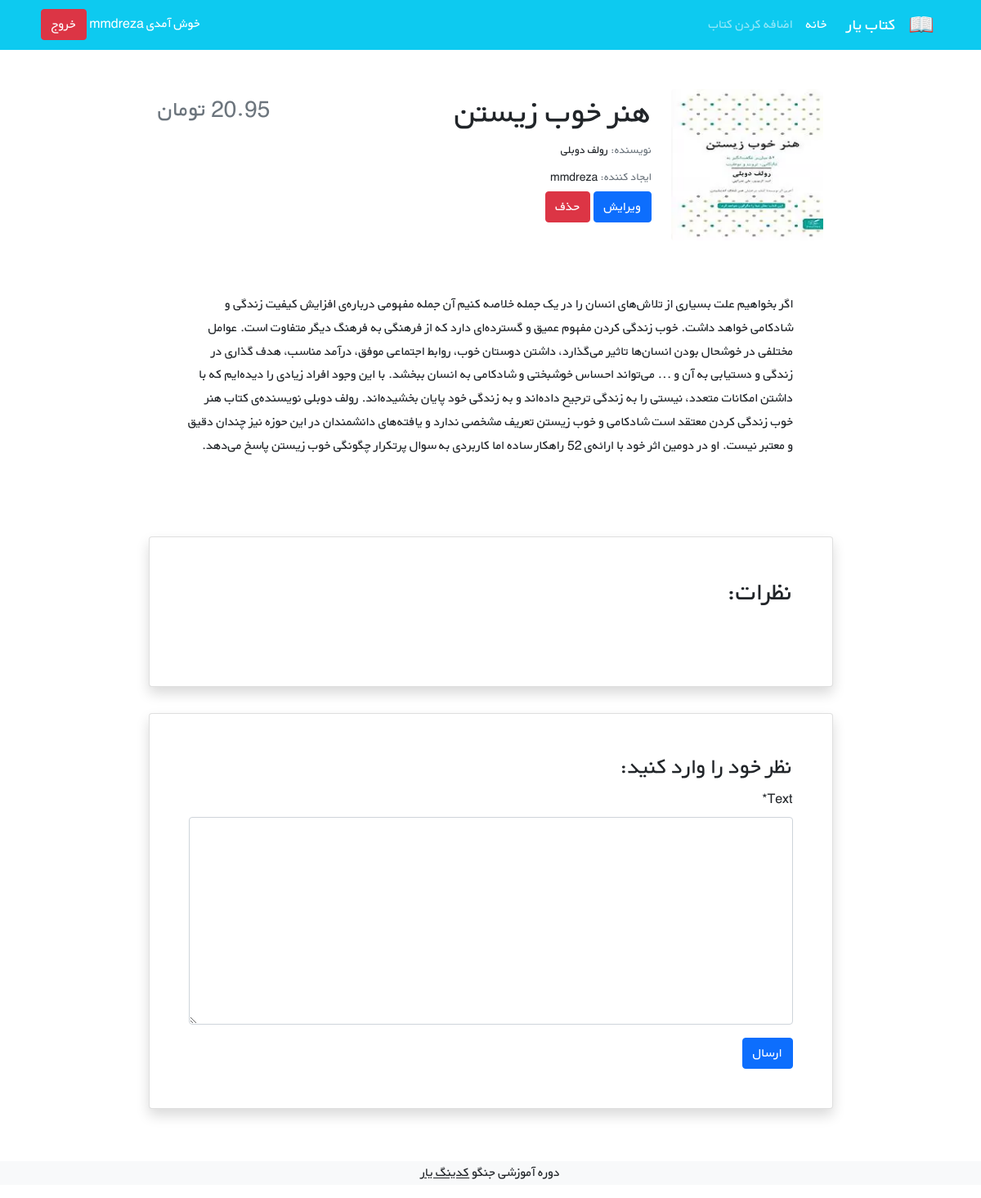
Before: /book/7 (signed in) with the older database file.
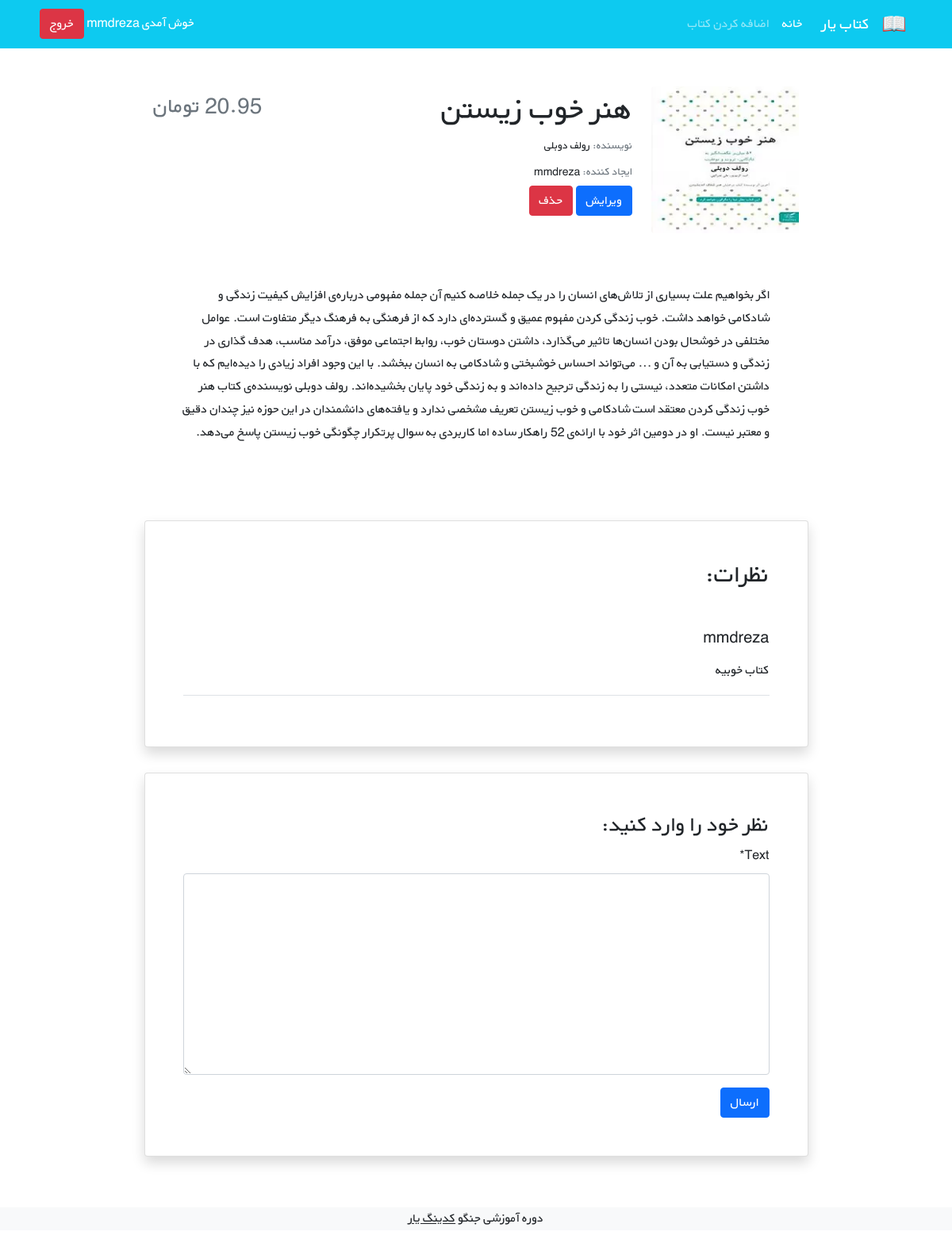
After: the same page with the newer database file.
### books/models.py (models this page shows)
class Comments(models.Model):
    writer = models.ForeignKey(get_user_model(), on_delete=models.CASCADE)
    book = models.ForeignKey(BookModel, on_delete=models.CASCADE, related_name='comments')
    text = models.TextField()

### accounts/models.py (models this page shows)
class CustomUser(AbstractUser):
    age = models.PositiveIntegerField(null=True, blank=True)

### books/views.py (the view)
# urls.py: path('<int:pk>', views.BookDetail, name='book-detail'),
@login_required
def BookDetail(request, pk):
    book = get_object_or_404(BookModel, pk=pk)
    book_comments = book.comments.all()
    if request.method == 'POST':
        commnet_form = CommentForm(request.POST)
        if commnet_form.is_valid():
            comment = commnet_form.save(commit=False)
            comment.book = book
            comment.writer = request.user
            comment.save()
            commnet_form = CommentForm()
    else:
        commnet_form = CommentForm()
    return render(request, 'books/book-detail.html', {'book' : book, 'comments': book_comments, 'form' : commnet_form})

### books/forms.py
class CommentForm(ModelForm):
    class Meta:
        model = Comments
        fields = ['text', ]

### books/templates/books/book-detail.html (shortened to what this page needs)
{% extends "_base.html" %}
{% load static %}
{% load crispy_forms_tags %}
{% block content %}
<div class="container mt-5" dir="rtl">
    <div class="">
        <div class="">
            <div class="d-flex justify-content-center">
                <div class="row w-sm-75 w-100">
                    <div class="col-xs-12 col-md-3 d-flex justify-content-center">
                        <div>
                            {% if book.cover %}
                                 <img src="{{ book.cover.url }}"
                                 class="img-fluid rounded-start" >
                            {% endif %}
                        </div>
                    </div>
                    <div class="col-xs-12 col-md-6 text-center text-md-end mt-md-1 mt-4">
                        <h1>{{book.title}}</h1>
                        <h5 class="small my-1"><span class="text-muted">نویسنده: </span>{{book.author}} </h5>
                        <h5 class="small my-1"><span class="text-muted">ایجاد کننده: </span>{{book.writer.username}} </h5>
                        <a href= "{% url 'book-update' book.id%}"> <button type="submit" class="btn btn-primary" >ویرایش</button></a>
                        <a href= "{% url 'book-delete' book.id%}"> <button type="submit" class="btn btn-danger" >حذف</button></a>
                    </div>
                    <div class="col-xs-12 col-md-3 d-flex flex-column">
                        <h3 class="align-self-center pt-2 text-muted align-self-md-end">
                            {{book.price}} تومان
                        </h3>
                    </div>
                </div>
            </div>
            <div class="d-flex justify-content-center">
                <div class="my-3 p-5 w-sm-75 w-100">
                   {{book.description|linebreaks}}
                </div>
            </div>
            <div class="d-flex justify-content-center">
                <div class="card shadow my-3 p-5 w-sm-75 w-100">
                    <h2 class="mb-5">نظرات:</h2>
                    {% for comment in comments %}
                        <div class="border-bottom mb-3">
                            <h5 class="mb-3">{{comment.writer.username}}</h5>
                            <p>{{comment.text}}</p>
                        </div>
                    {% endfor %}
                </div>
            </div>
            <div class="d-flex justify-content-center">
                <div class="card shadow my-3 p-5 w-sm-75 w-100">
                    <h3>نظر خود را وارد کنید:</h3>
                    <form method="POST">
                        {{ form|crispy }}
                        <button type="submit" class="btn btn-primary">ارسال</button>
                    </form>
                </div>
            </div>
        </div>
    </div>
</div>
{% endblock content %}

Changed rows visible on the page:
added Comments: writer.username "mmdreza", text "کتاب خوبیه"
